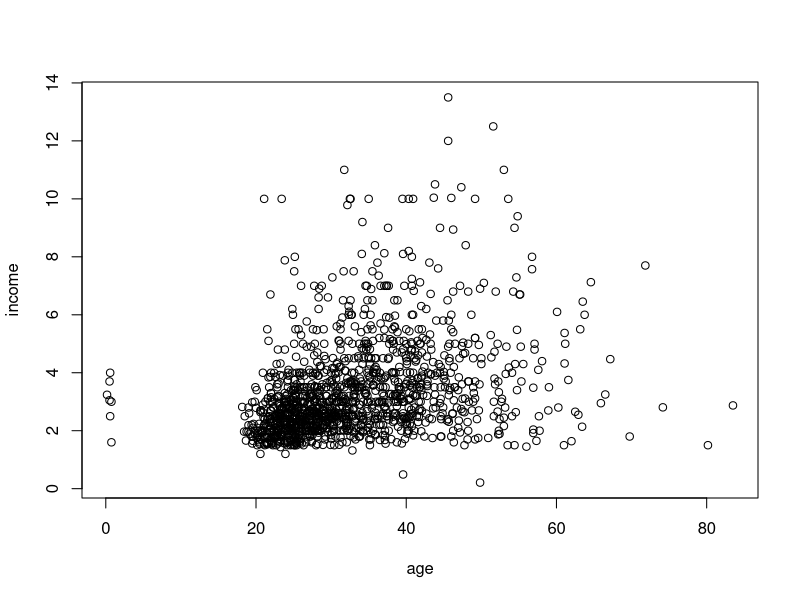

The R script that drew this image:
# load third party library
library(AER)

# Load data from AER package
data("CreditCard")

names(CreditCard)
# Don't do this for research
attach(CreditCard)
plot(age, income)
fit <- lm(income ~ age)
fit
# Within the sample, there's a positive relationship
e <- residuals(fit)
sd(e)
length(age)
length(income)
# If we had a different sample from this population
# how much would b change?
e.draw <- rnorm(1319, sd=1.60)
y.draw <- 1.5646 + 0.05422*e.draw
lm(y.draw ~ age)

# But that's only one sample
# Let's create 10,000 samples and get
# b for each sample
set.seed(400)
b.draws <- replicate(10000, {
  e.draw <- rnorm(1319, sd=1.60)
  y.draw <- 1.5646 + 0.05422*e.draw
  fit.draw <- lm(y.draw ~ age)
  coefficients(fit.draw)[2]
})
sd(b.draws)
# What's a 95% interval for b across draws
# from the population?
1.96*sd(b.draws)
-1.96*sd(b.draws)
# If b=0 we expect estimates of b to be
# between -0.000458 and 0.000458.
# Reject H0: b=0
summary(fit)
-1.96*0.0044
1.96*0.0044

quantile(b.draws, probs=c(0.025,0.975))



mean(expenditure)
mean(income)
mean(age)

lm(expenditure ~ income+age)

# FWL theorem
fit.lhs <- lm(expenditure ~ age)
e.lhs <- residuals(fit.lhs)
fit.rhs <- lm(income ~ age)
e.rhs <- residuals(fit.rhs)
lm(e.lhs ~ e.rhs - 1)
lm(expenditure ~ income)
# So does accounting for age offset the change
# in estimated relationship?
# Model selection

summary(lm(expenditure ~ income+age))
# 0.084
summary(lm(expenditure ~ income))
# 0.078
summary(lm(expenditure ~ age))
# negative

AIC(lm(expenditure ~ income+age))
# 18422
AIC(lm(expenditure ~ income))
# 18429
AIC(lm(expenditure ~ age))
# 18538

BIC(lm(expenditure ~ income+age))
# 18443
BIC(lm(expenditure ~ income))
# 18445
BIC(lm(expenditure ~ age))
# 18553
